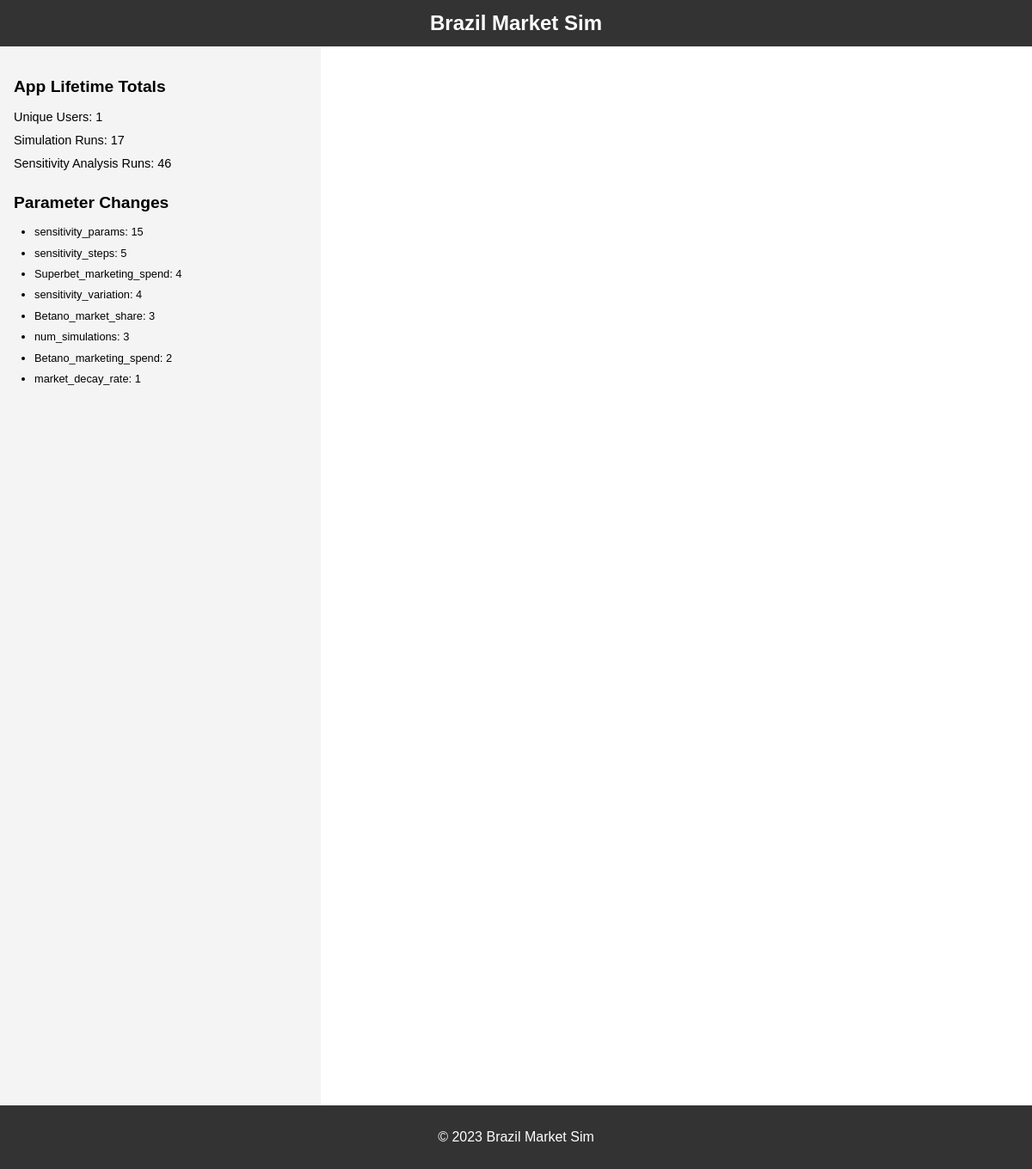
The app's page /analytics with its own data.
### tables this page shows
CREATE TABLE user_actions
                 (id TEXT, timestamp TEXT, action TEXT, details TEXT);

### app/routes.py (the view)
@app.route('/analytics')
def analytics():
    analytics_data = get_analytics_data()
    parameter_changes = get_parameter_changes()
    logging.info(f"Analytics Data: {analytics_data}")
    logging.info(f"Parameter Changes: {parameter_changes}")
    return render_template('analytics.html',
                           analytics_data=analytics_data,
                           parameter_changes=parameter_changes)

### app/tracking.py (called while the page is built)
def get_unique_users():
    conn = sqlite3.connect('user_actions.db')
    c = conn.cursor()
    c.execute("SELECT COUNT(DISTINCT id) FROM user_actions")
    count = c.fetchone()[0]
    conn.close()
    return count

def get_action_count(action):
    conn = sqlite3.connect('user_actions.db')
    c = conn.cursor()
    c.execute("SELECT COUNT(*) FROM user_actions WHERE action = ?", (action,))
    count = c.fetchone()[0]
    conn.close()
    return count

def get_parameter_changes():
    conn = sqlite3.connect('user_actions.db')
    c = conn.cursor()
    c.execute("SELECT details FROM user_actions WHERE action = 'parameter_change'")
    changes = [row[0].split(':')[0] for row in c.fetchall()]  # Only keep the parameter name, not the value
    conn.close()
    change_counts = [(param, changes.count(param)) for param in set(changes)]
    return sorted(change_counts, key=lambda x: x[1], reverse=True)  # Sort by count in descending order

### app/templates/analytics.html (shortened to what this page needs)
{% extends "base.html" %}
{% block sidebar %}
<h2>App Lifetime Totals</h2>
<p>Unique Users: {{ analytics_data.total_users }}</p>
<p>Simulation Runs: {{ analytics_data.total_simulation_runs }}</p>
<p>Sensitivity Analysis Runs: {{ analytics_data.total_sensitivity_runs }}</p>
<h3>Parameter Changes</h3>
<ul>
{% for param, count in parameter_changes %}
    <li>{{ param }}: {{ count }}</li>
{% endfor %}
</ul>
{% endblock %}
{% block content %}
<div id="uniqueUsersGraph" style="width:100%; height:400px;"></div>
<div id="actionUsersGraph" style="width:100%; height:400px;"></div>
<div id="avgRunsGraph" style="width:100%; height:400px;"></div>
{% endblock %}

### app/templates/base.html (shortened to what this page needs)
<!DOCTYPE html>
<html lang="en">
<head>
    <link rel="stylesheet" href="{{ url_for('static', filename='css/style.css') }}">
</head>
<body>
    <header>
        <h1>Brazil Market Sim</h1>
    </header>
    <div class="container">
        <div class="sidebar">
            {% block sidebar %}{% endblock %}
        </div>
        <div class="main-content">
            {% block content %}{% endblock %}
        </div>
    </div>
    <footer>
        <p>&copy; 2023 Brazil Market Sim</p>
    </footer>
</body>
</html>

### app/static/css/style.css (style rules this page uses)
body { font-family: Arial, sans-serif; line-height: 1.6; margin: 0; padding: 0; }
header, footer { background-color: #333; color: #fff; text-align: center; padding: 0.5rem; }
header h1 { margin: 0; font-size: 1.5rem; }
.container { display: flex; min-height: calc(100vh - 80px); }
.sidebar { width: 30%; max-width: 400px; background-color: #f4f4f4; padding: 1rem; overflow-y: auto; }
.main-content { width: 70%; padding: 1rem; overflow-y: auto; }
.sidebar h2 { font-size: 1.2rem; margin-bottom: 0.5rem; }
.sidebar h3 { font-size: 1.2rem; margin-bottom: 0.5rem; }
.sidebar p { margin: 0.25rem 0; font-size: 0.9rem; }
.sidebar ul { padding-left: 1.5rem; margin: 0.5rem 0; }
.sidebar li { font-size: 0.8rem; margin-bottom: 0.25rem; }

### records on screen
user_actions: details "sensitivity_steps", count "5"
user_actions: details "Betano_marketing_spend", count "2"

### other values on screen
{{ analytics_data.total_users }} "1"
{{ analytics_data.total_simulation_runs }} "17"
{{ analytics_data.total_sensitivity_runs }} "46"
{{ param }} "sensitivity_params" "Superbet_marketing_spend" "sensitivity_variation" "Betano_market_share" "num_simulations" "market_decay_rate"
{{ count }} "15" "4" "4" "3" "3" "1"
